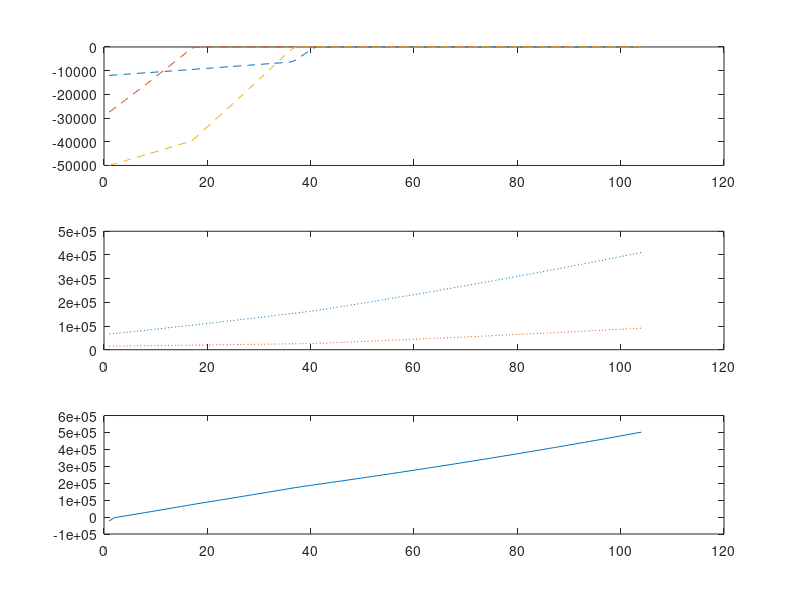

Write the MATLAB code that produced this figure.
clear all

%
% upcoming work: 
% 1. functionalize the code to support arbitrary # of loans/assets
% 2. calculate debt payoff timeline
% 3. support adding loans or assets and spending savings @ user-defined
% time points (e.g. house purchase or inheritance)
% 4. support payment inflation (due to salary raises)
% 5. support tax-deferred assets, salary tax estimates
% 6. build a gui
%


% input variables

stopval = 500000;


% tables of all assets and liabilities

%FORMAT
% [[    amount1, rate1, startperiod1   ]
%       amount2, rate2, startperiod2   ]
%       ...    , ...  , ...            ]]
%
liab = [-12000, 0.025, 0; -27496, 0.0655, 0; -50000, 0.03, 40];% -1725, 0.08;-5274,0.0655];
asset = [66000,0.05,0;15000,.0085,0];% [66000,0.06;15000,0.0085];


cashflow = 4900; % monthly payment you wish to make
invpay = [2000,200]; % set a monthly amount if you want to invest right away instead
            % of placing 100% of available 'payment' into debts.
            % if 0, the program assumes all extra payment goes to debt
            % repayment first.
invdist = [0.55,0.45];
if sum(invdist)~=1
    error('investment distribution must = 100%')
end
if length(invpay)~=length(asset(:,1))
    error('must specify a payment amount for each asset')
end
% invpay = [];
n = 12; % 12 months in a year
horizon = 6; % maximum number of years you want to pay off any loan


% need an infinite loop check - is your min payment enough to EVER pay it
% off?
for i=1:1:length(liab(:,1))
minpay(i) = (-liab(i,1)*(liab(i,2)/n))/(1-(1+liab(i,2)/n)^(-n*horizon));
end
minpaytot = sum(minpay(:));

while cashflow-sum(invpay) < minpaytot
    cashflow = input(['Your cashflow is too small! Increase it to at least ' num2str(ceil(minpaytot)+invpay) ': ']);
end
%

% allocate the extra money to the right loan

[rates,payorder] = sort(liab(:,2),'descend');

% Initialize while loop
clear presval1
clear presval2
clear asset1
curliab = liab(:,1);
curasset = asset(:,1);
networth = sum(curliab(:))+curasset(:);
period = 0; % initial period
t=1; % # of periods per cycle of while loop


while networth(period+1) < stopval
    %% Determine Pay Order
    %% Determine Payment Amounts
        % include final pmt check
 
% determine any extra amount of money beyond the minimums
if cashflow > minpaytot
    extra = cashflow-sum(invpay)-minpaytot;
else
    extra = 0;
end
        
        for i=1:1:length(curliab(:,period+1))
            if curliab(payorder(i),period+1) ~= 0
                if extra ~= 0;
                    if -curliab(payorder(i),period+1) >= minpay(payorder(i))+extra
                        payment(payorder(i)) = minpay(payorder(i))+extra;
                        extra = 0;
                    elseif -curliab(payorder(i),period+1) < minpay(payorder(i))
                        payment(payorder(i)) = -curliab(payorder(i),period+1);
                        extra = extra + (minpay(payorder(i)) - payment(payorder(i)));
                    elseif -curliab(payorder(i),period+1) < minpay(payorder(i))+extra
                        payment(payorder(i)) = -curliab(payorder(i),period+1);
                        extra = (extra+minpay(payorder(i)))-(-curliab(payorder(i),period+1));
                    else
                        error('out of bounds')
                    end
                elseif extra == 0;
                    payment(payorder(i)) = minpay(payorder(i));
                else
                    error('missed something in the extra payment allocation')
                end
                
            elseif curliab(payorder(i),period+1) == 0
                payment(payorder(i)) = 0;
            else
                error('out of bounds')
            end
    %% Pay and Accumulate
    curliab(payorder(i),period+2) = curliab(payorder(i),period+1) + payment(payorder(i));
    curliab(payorder(i),period+2) = curliab(payorder(i),period+2)*(1+rates(i)/n)^t;
        
        end
        
    for i=1:1:length(curasset(:,1))
        curasset(i,period+2) = curasset(i,period+1) + invpay(i) + extra*invdist(i);
        curasset(i,period+2) = curasset(i,period+2)*(1+asset(1,2)/n)^t;
    end

    %% calculate networth
    
    networth(period+2) = sum(curliab(:,period+2))+sum(curasset(:,period+2));
    
    %% increment time
    period = period+1;
    
end

%% Results Plotting

disp(['It will take you ' num2str(period) ' months or ' num2str(period/n) ' years to finish.'])

subplot(3,1,1)
for i=1:1:length(curliab(:,period+1))
    plot(curliab(i,:),'LineStyle','--')
    hold on
end


subplot(3,1,2)
for i=1:1:length(curasset(:,period+1))
plot(curasset(i,:),'LineStyle',':')
hold on
end
subplot(3,1,3)
plot(networth,'LineStyle','-')